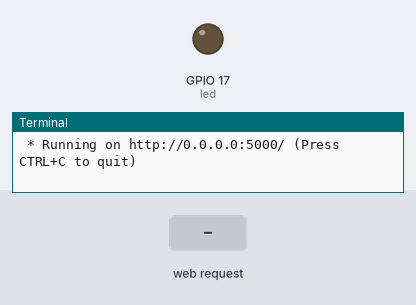
Bench run of a program on a simulated Raspberry Pi (BCM pin numbers). On the bench: output pins drawn as LEDs (lit = HIGH), the last lines printed to the terminal. The test bench sets the inputs (shaded band). The clock reads 2024-03-15 10:24:30 at power-on unless the program sets it.

Above: at 1.2 s.
1.3 s: HTTP request for /on received
At 2.2 s:
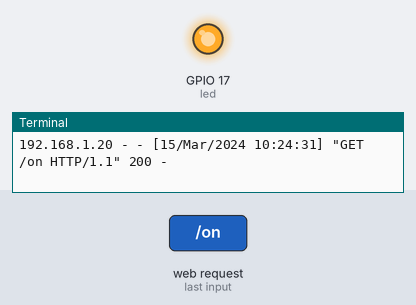
4.3 s: HTTP request for /off received
At 5.7 s:
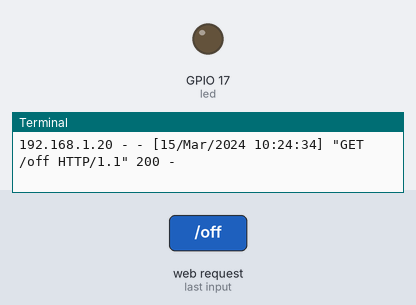
Timing chart, 0 to 7.3 s (numbered marks = the images above; inputs shaded):
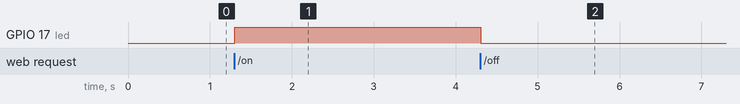

Measured:
- after the input at 1.3 s, GPIO 17 (led): LOW → HIGH at once
- after the input at 4.3 s, GPIO 17 (led): HIGH → LOW at once

The program:

app.py
```python
#import libraries
from flask import Flask, render_template, request
from gpiozero import LED

#define led
led = LED(17)

#define app
app = Flask(__name__)

#define home route
@app.route('/')
def home():
    return render_template('switch.html')

#define the on function
@app.route('/on')
def ledon():
    led.on()
    return render_template('switch.html')

#Define the off function
@app.route('/off')
def ledoff():
    led.off()
    return render_template('switch.html')

#Run the app
if __name__ == '__main__':
    app.run(host='0.0.0.0')
```
